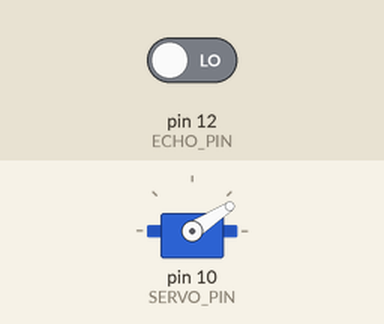
Recording of a sketch running on a simulated Arduino Uno, built with avr-gcc and run on an emulated ATmega328P. On the bench: servo. Inputs (shaded band) come from the test bench; at power-on: pin 12 (ECHO_PIN) LOW. What the sketch prints to the serial monitor is not drawn.

Above: at 0.05 s.
At 0.65 s:
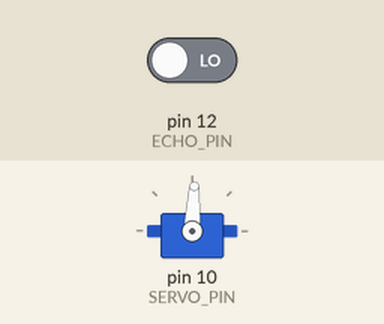
At 1.25 s:
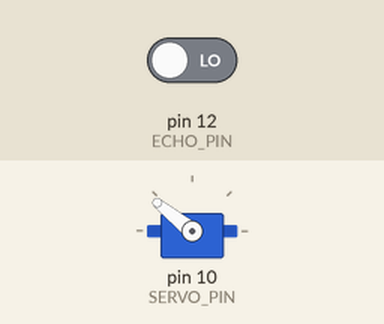
At 2.5 s:
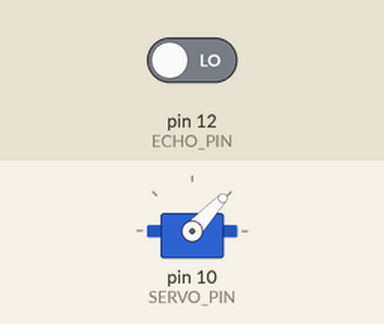
Timing chart, 0 to 6.2 s (numbered marks = the images above):
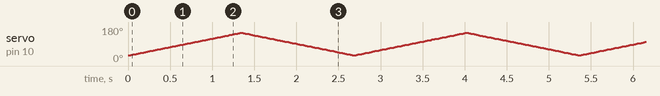

The sketch:

sonar.ino
```cpp
#include <Servo.h>

#define SERVO_PIN 10
#define TRIG_PIN 11
#define ECHO_PIN 12
#define MIN_ANGLE 30
#define MAX_ANGLE 150
#define DELAY_SERVO 5 // ms, velocidade que o servinho gira
#define DELAY_TRIG_LOW 2 // microseconds, tempo que o trigger do sensor fica low
#define DELAY_TRIG_HIGH 10 // microseconds
#define SOUND_SPEED 0.0343 // cm/microseconds
#define MAX_DIST 100 // cm, timeout do sensor ultrassonico

Servo servo;

void setup() {
    Serial.begin(9600);

    servo.attach(SERVO_PIN);

    pinMode(TRIG_PIN, OUTPUT);
    pinMode(ECHO_PIN, INPUT);
}


void loop() {
    for(int i = MIN_ANGLE; i < MAX_ANGLE; i++) {
        servo.write(i);
        delay(DELAY_SERVO);

        // angulo,distancia.angulo,distancia...
        Serial.print(i); // angle
        Serial.print(',');
        Serial.print(calcDist());
        Serial.print('.');
    }
    for(int i = MAX_ANGLE; i > MIN_ANGLE; i--) {
        servo.write(i);
        delay(DELAY_SERVO);

        Serial.print(i); // angle
        Serial.print(',');
        Serial.print(calcDist());
        Serial.print('.');
    }
}

int calcDist() {
    long duration;

    digitalWrite(TRIG_PIN, LOW);
    delayMicroseconds(DELAY_TRIG_LOW);
    digitalWrite(TRIG_PIN, HIGH);
    delayMicroseconds(DELAY_TRIG_HIGH);

    duration = pulseIn(ECHO_PIN, HIGH, (long)(MAX_DIST * 2 / SOUND_SPEED)); // microseconds


    // logica de timeout para se caso nao tiver retorno da onda no sensor ultrassonico
    if(duration == 0) {
        return -1;
    }

    int dist = (int) (SOUND_SPEED * ((double) duration/2)); // cm

    if(dist > MAX_DIST) { // seguranca a mais, caso nao detecte o timeout
        return -1;
    }

    return dist;
}
```
